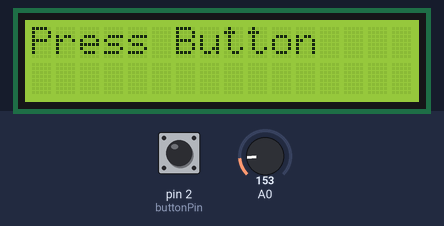
This sketch was run on a simulated Arduino Uno, built with avr-gcc and run on an emulated ATmega328P. Shown: 16×2 character LCD. The test bench sets the inputs (shaded band); at power-on: pin 2 (buttonPin) HIGH, A0 = 153.

Above: at 1.2 s.
1.3 s: pin 2 (buttonPin) pulled LOW for 1.2 s
At 2.4 s:
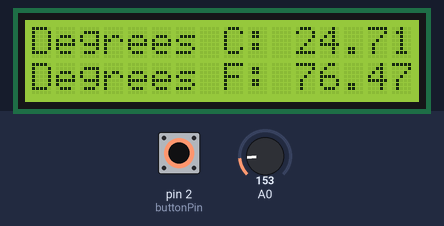
4.5 s: pin 2 (buttonPin) pulled LOW for 3.2 s
Timing chart, 0 to 7.5 s (numbered marks = the images above; inputs shaded):
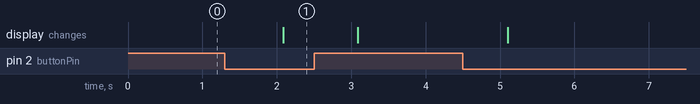

The sketch:

lab3.ino
```cpp
#include <LiquidCrystal.h>
LiquidCrystal lcd(13, 12, 11, 10, 9, 8);

const int buttonPin = 2;

float voltage = 0;                          //the voltage measured from the TMP36
float degreesC = 0;                         //the temperature in Celsius, calculated from the voltage
float degreesF = 0;

void setup() {
  Serial.begin(9600);
  pinMode(buttonPin, INPUT_PULLUP);

  lcd.begin(16, 2);
}

void loop() {
  lcd.clear();
  while (digitalRead(buttonPin) == LOW) {
    displayTemp();
  }
 displayPressButton();
}

void displayPressButton(){
  lcd.clear();
  lcd.setCursor(0, 0);
  lcd.print("Press Button");
  delay(1000);
}

void displayTemp(){
    voltage = analogRead(A0) * 0.004882813;   //convert the analog reading, which varies from 0 to 1023, back to a voltage value from 0-5 volts
    degreesC = (voltage - 0.5) * 100.0;       //convert the voltage to a temperature in degrees Celsius
    degreesF = degreesC * (9.0 / 5.0) + 32.0; //convert the voltage to a temperature in degrees Fahrenheit

    lcd.clear();                              //clear the LCD
    lcd.setCursor(0, 0);                      //set the cursor to the top left position
    lcd.print("Degrees C: ");                 //print a label for the data
    lcd.print(degreesC);                      //print the degrees Celsius
    lcd.setCursor(0, 1);                      //set the cursor to the lower left position
    lcd.print("Degrees F: ");                 //Print a label for the data
    lcd.print(degreesF);
    delay(1000);
}
```

Measured:
- after the input at 1.3 s, the display: changes after 0.78 s (image 1)
